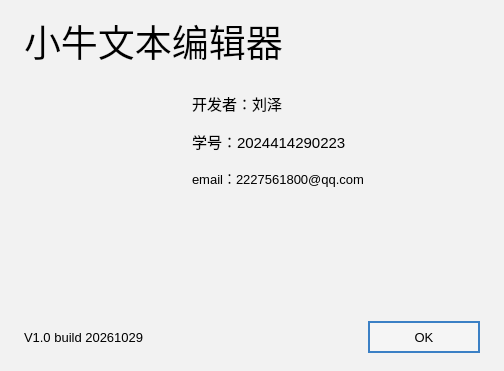
<?xml version="1.0" encoding="UTF-8"?>
<ui version="4.0">
 <class>AboutDialog</class>
 <widget class="QDialog" name="AboutDialog">
  <property name="geometry">
   <rect>
    <x>0</x>
    <y>0</y>
    <width>504</width>
    <height>371</height>
   </rect>
  </property>
  <property name="minimumSize">
   <size>
    <width>504</width>
    <height>371</height>
   </size>
  </property>
  <property name="maximumSize">
   <size>
    <width>504</width>
    <height>371</height>
   </size>
  </property>
  <property name="windowTitle">
   <string>关于 小牛文本编辑器</string>
  </property>
  <property name="styleSheet">
   <string notr="true">QDialog { background: #f2f2f2; }
QPushButton#okButton {
    background: #f5f5f5;
    border: 2px solid #3b80c5;
    padding: 5px 22px;
    font-size: 10pt;
}</string>
  </property>
  <layout class="QVBoxLayout" name="mainLayout">
   <property name="leftMargin">
    <number>24</number>
   </property>
   <property name="topMargin">
    <number>14</number>
   </property>
   <property name="rightMargin">
    <number>24</number>
   </property>
   <property name="bottomMargin">
    <number>18</number>
   </property>
   <property name="spacing">
    <number>7</number>
   </property>
   <item>
    <widget class="QLabel" name="titleLabel">
     <property name="font">
      <font>
       <family>SimSun</family>
       <pointsize>28</pointsize>
      </font>
     </property>
     <property name="text">
      <string>小牛文本编辑器</string>
     </property>
    </widget>
   </item>
   <item>
    <layout class="QHBoxLayout" name="detailsLayout">
     <property name="spacing">
      <number>26</number>
     </property>
     <item>
      <widget class="QLabel" name="iconLabel">
       <property name="minimumSize">
        <size>
         <width>142</width>
         <height>174</height>
        </size>
       </property>
       <property name="maximumSize">
        <size>
         <width>142</width>
         <height>174</height>
        </size>
       </property>
       <property name="pixmap">
        <pixmap resource="resources.qrc">:/icons/about-editor.svg</pixmap>
       </property>
       <property name="scaledContents">
        <bool>true</bool>
       </property>
      </widget>
     </item>
     <item>
      <layout class="QVBoxLayout" name="identityLayout">
       <property name="spacing">
        <number>15</number>
       </property>
       <item>
        <spacer name="identityTopSpacer">
         <property name="orientation">
          <enum>Qt::Vertical</enum>
         </property>
         <property name="sizeType">
          <enum>QSizePolicy::Fixed</enum>
         </property>
         <property name="sizeHint" stdset="0">
          <size>
           <width>20</width>
           <height>17</height>
          </size>
         </property>
        </spacer>
       </item>
       <item>
        <widget class="QLabel" name="developerLabel">
         <property name="font">
          <font>
           <pointsize>11</pointsize>
          </font>
         </property>
         <property name="text">
          <string>开发者：刘泽</string>
         </property>
        </widget>
       </item>
       <item>
        <widget class="QLabel" name="studentIdLabel">
         <property name="font">
          <font>
           <pointsize>11</pointsize>
          </font>
         </property>
         <property name="text">
          <string>学号：2024414290223</string>
         </property>
        </widget>
       </item>
       <item>
        <widget class="QLabel" name="emailLabel">
         <property name="font">
          <font>
           <pointsize>10</pointsize>
          </font>
         </property>
         <property name="text">
          <string>email：2227561800@qq.com</string>
         </property>
        </widget>
       </item>
       <item>
        <spacer name="identityBottomSpacer">
         <property name="orientation">
          <enum>Qt::Vertical</enum>
         </property>
         <property name="sizeHint" stdset="0">
          <size>
           <width>20</width>
           <height>20</height>
          </size>
         </property>
        </spacer>
       </item>
      </layout>
     </item>
    </layout>
   </item>
   <item>
    <layout class="QHBoxLayout" name="footerLayout">
     <item>
      <widget class="QLabel" name="versionLabel">
       <property name="font">
        <font>
         <pointsize>10</pointsize>
        </font>
       </property>
       <property name="text">
        <string>V1.0 build 20261029</string>
       </property>
      </widget>
     </item>
     <item>
      <spacer name="footerSpacer">
       <property name="orientation">
        <enum>Qt::Horizontal</enum>
       </property>
       <property name="sizeHint" stdset="0">
        <size>
         <width>40</width>
         <height>20</height>
        </size>
       </property>
      </spacer>
     </item>
     <item>
      <widget class="QPushButton" name="okButton">
       <property name="minimumSize">
        <size>
         <width>112</width>
         <height>32</height>
        </size>
       </property>
       <property name="text">
        <string>OK</string>
       </property>
      </widget>
     </item>
    </layout>
   </item>
  </layout>
 </widget>
 <resources>
  <include location="resources.qrc"/>
 </resources>
 <connections/>
</ui>
